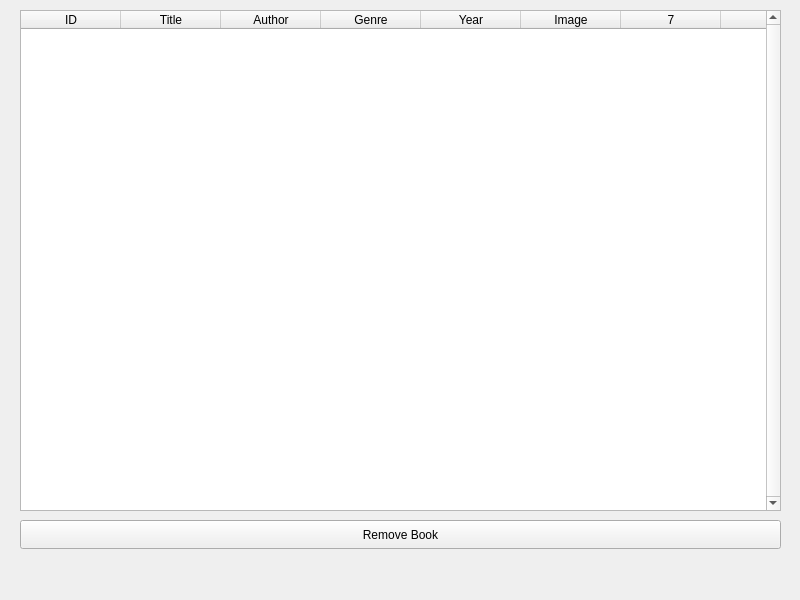
<?xml version="1.0" encoding="UTF-8"?>
<ui version="4.0">
 <class>BookListView</class>
 <widget class="QMainWindow" name="BookListView">
  <property name="geometry">
   <rect>
    <x>0</x>
    <y>0</y>
    <width>800</width>
    <height>600</height>
   </rect>
  </property>
  <property name="windowTitle">
   <string>MainWindow</string>
  </property>
  <widget class="QWidget" name="centralwidget">
   <widget class="QTableWidget" name="tableWidget">
    <property name="geometry">
     <rect>
      <x>20</x>
      <y>10</y>
      <width>761</width>
      <height>501</height>
     </rect>
    </property>
    <property name="verticalScrollBarPolicy">
     <enum>Qt::ScrollBarPolicy::ScrollBarAlwaysOn</enum>
    </property>
    <property name="horizontalScrollBarPolicy">
     <enum>Qt::ScrollBarPolicy::ScrollBarAlwaysOff</enum>
    </property>
    <property name="columnCount">
     <number>12</number>
    </property>
    <attribute name="horizontalHeaderVisible">
     <bool>true</bool>
    </attribute>
    <attribute name="horizontalHeaderCascadingSectionResizes">
     <bool>false</bool>
    </attribute>
    <attribute name="horizontalHeaderShowSortIndicator" stdset="0">
     <bool>false</bool>
    </attribute>
    <column>
     <property name="text">
      <string>ID</string>
     </property>
    </column>
    <column>
     <property name="text">
      <string>Title</string>
     </property>
    </column>
    <column>
     <property name="text">
      <string>Author</string>
     </property>
    </column>
    <column>
     <property name="text">
      <string>Genre</string>
     </property>
    </column>
    <column>
     <property name="text">
      <string>Year</string>
     </property>
    </column>
    <column>
     <property name="text">
      <string>Image</string>
     </property>
    </column>
    <column/>
    <column/>
    <column/>
    <column/>
    <column/>
    <column/>
   </widget>
   <widget class="QPushButton" name="removeButton">
    <property name="enabled">
     <bool>true</bool>
    </property>
    <property name="geometry">
     <rect>
      <x>20</x>
      <y>520</y>
      <width>761</width>
      <height>29</height>
     </rect>
    </property>
    <property name="text">
     <string>Remove Book</string>
    </property>
    <property name="checkable">
     <bool>false</bool>
    </property>
   </widget>
   <widget class="QWidget" name="verticalLayoutWidget">
    <property name="geometry">
     <rect>
      <x>20</x>
      <y>40</y>
      <width>741</width>
      <height>471</height>
     </rect>
    </property>
    <layout class="QVBoxLayout" name="verticalLayout"/>
   </widget>
  </widget>
 </widget>
 <resources/>
 <connections/>
</ui>
